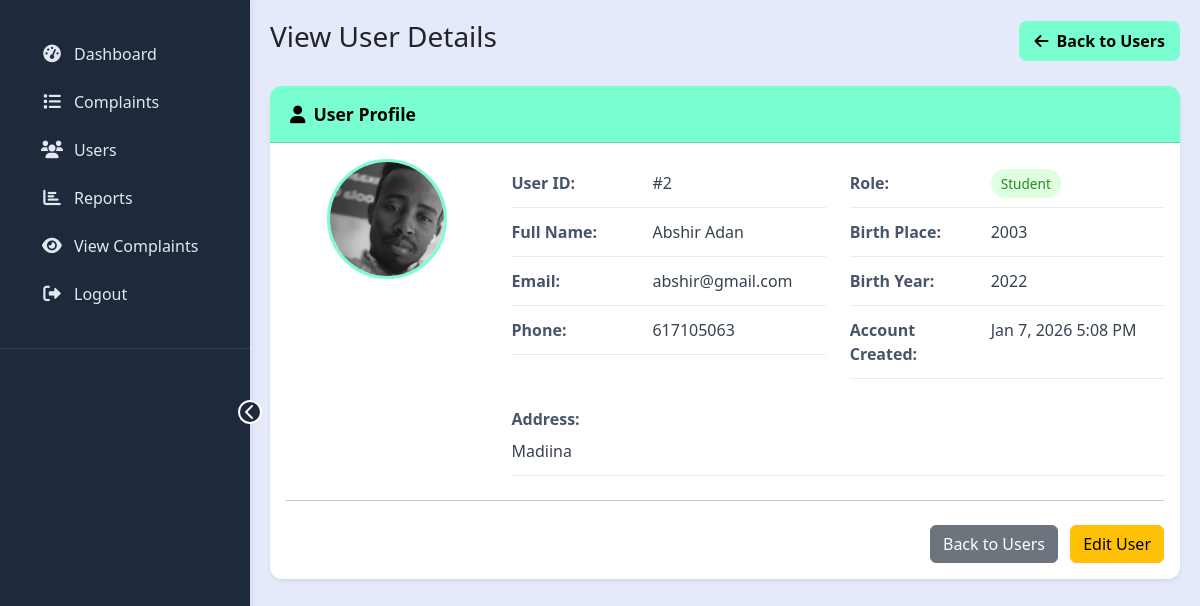
The page /admin/view_user.php?id=2 (signed in) on the database its author committed.
### tables this page shows
CREATE TABLE `users` (
  `id` int(11) NOT NULL,
  `fullname` varchar(150) NOT NULL,
  `email` varchar(100) NOT NULL,
  `phone` varchar(20) DEFAULT NULL,
  `address` varchar(255) DEFAULT NULL,
  `birth_place` varchar(100) DEFAULT NULL,
  `birth_year` year(4) DEFAULT NULL,
  `profile_image` varchar(255) DEFAULT 'default.png',
  `password` varchar(255) NOT NULL,
  `role` enum('admin','student') DEFAULT 'student',
  `status` enum('active','inactive') DEFAULT 'active',
  `created_at` timestamp NOT NULL DEFAULT current_timestamp()
);

### admin/view_user.php (the view, shortened to what this page needs)
<?php
include('../config/db.php');
$user_id = $_GET['id'] ?? null;
$sql = "SELECT id, fullname, email, phone, address, birth_place, birth_year, profile_image, role, created_at FROM users WHERE id = ?";
$stmt = mysqli_prepare($conn, $sql);
mysqli_stmt_bind_param($stmt, "i", $user_id);
mysqli_stmt_execute($stmt);
$result = mysqli_stmt_get_result($stmt);
$user = mysqli_fetch_assoc($result);
?>
<!DOCTYPE html>
<html lang="en">
<head>
    <link href="https://cdn.jsdelivr.net/npm/bootstrap@5.3.0/dist/css/bootstrap.min.css" rel="stylesheet">
    <link rel="stylesheet" href="https://cdnjs.cloudflare.com/ajax/libs/font-awesome/6.0.0/css/all.min.css">
</head>
<body>
    <?php include 'sidebar.php'; ?>
    <div class="main-content">
        <div class="d-flex justify-content-between align-items-center mb-4">
            <h1 class="h3">View User Details</h1>
            <a href="manage_users.php" class="btn btn-back">
                <i class="fas fa-arrow-left me-1"></i> Back to Users
            </a>
        </div>
        <div class="card user-details-card">
            <div class="card-header card-header-details">
                <i class="fas fa-user me-2"></i>User Profile
            </div>
            <div class="card-body">
                <div class="row">
                    <div class="col-md-3 text-center mb-4 mb-md-0">
                        <?php
                        $imagePath = !empty($user['profile_image']) && $user['profile_image'] != 'default.png' ?
                                    '../assets/uploads/' . htmlspecialchars($user['profile_image']) :
                                    'https://ui-avatars.com/api/?name=' . urlencode($user['fullname']) . '&background=0D8ABC&color=fff&size=128';
                        ?>
                        <img src="<?php echo $imagePath; ?>"
                             alt="Profile" class="profile-image img-fluid">
                    </div>
                    <div class="col-md-9">
                        <div class="row">
                            <div class="col-md-6">
                                <div class="detail-row">
                                    <div class="row">
                                        <div class="col-5"><span class="detail-label">User ID:</span></div>
                                        <div class="col-7"><span class="detail-value">#<?php echo $user['id']; ?></span></div>
                                    </div>
                                </div>
                                <div class="detail-row">
                                    <div class="row">
                                        <div class="col-5"><span class="detail-label">Full Name:</span></div>
                                        <div class="col-7"><span class="detail-value"><?php echo htmlspecialchars($user['fullname']); ?></span></div>
                                    </div>
                                </div>
                                <div class="detail-row">
                                    <div class="row">
                                        <div class="col-5"><span class="detail-label">Email:</span></div>
                                        <div class="col-7"><span class="detail-value"><?php echo htmlspecialchars($user['email']); ?></span></div>
                                    </div>
                                </div>
                                <div class="detail-row">
                                    <div class="row">
                                        <div class="col-5"><span class="detail-label">Phone:</span></div>
                                        <div class="col-7"><span class="detail-value"><?php echo !empty($user['phone']) ? htmlspecialchars($user['phone']) : 'N/A'; ?></span></div>
                                    </div>
                                </div>
                            </div>
                            <div class="col-md-6">
                                <div class="detail-row">
                                    <div class="row">
                                        <div class="col-5"><span class="detail-label">Role:</span></div>
                                        <div class="col-7">
                                            <span class="<?php echo $user['role'] === 'admin' ? 'role-admin' : 'role-student'; ?>">
                                                <?php echo ucfirst($user['role']); ?>
                                            </span>
                                        </div>
                                    </div>
                                </div>
                                <div class="detail-row">
                                    <div class="row">
                                        <div class="col-5"><span class="detail-label">Birth Place:</span></div>
                                        <div class="col-7"><span class="detail-value"><?php echo !empty($user['birth_place']) ? htmlspecialchars($user['birth_place']) : 'N/A'; ?></span></div>
                                    </div>
                                </div>
                                <div class="detail-row">
                                    <div class="row">
                                        <div class="col-5"><span class="detail-label">Birth Year:</span></div>
                                        <div class="col-7"><span class="detail-value"><?php echo !empty($user['birth_year']) ? htmlspecialchars($user['birth_year']) : 'N/A'; ?></span></div>
                                    </div>
                                </div>
                                <div class="detail-row">
                                    <div class="row">
                                        <div class="col-5"><span class="detail-label">Account Created:</span></div>
                                        <div class="col-7"><span class="detail-value"><?php echo !empty($user['created_at']) ? date('M j, Y g:i A', strtotime($user['created_at'])) : 'N/A'; ?></span></div>
                                    </div>
                                </div>
                            </div>
                        </div>
                        <div class="row mt-3">
                            <div class="col-12">
                                <div class="detail-row">
                                    <div class="detail-label mb-2">Address:</div>
                                    <div class="detail-value">
                                        <?php echo !empty($user['address']) ? htmlspecialchars($user['address']) : 'N/A'; ?>
                                    </div>
                                </div>
                            </div>
                        </div>
                    </div>
                </div>
                <hr class="my-4">
                <div class="row">
                    <div class="col-12 text-end">
                        <a href="manage_users.php" class="btn btn-secondary me-2">Back to Users</a>
                        <a href="edit_user.php?id=<?php echo $user['id']; ?>" class="btn btn-warning">Edit User</a>
                    </div>
                </div>
            </div>
        </div>
    </div>
</body>
</html>

### admin/sidebar.php (shortened to what this page needs)
<div class="sidebar">
    <div class="sidebar-header">
        <div class="sidebar-menu">
            <a href="dashboard.php" class="sidebar-menu-item <?php echo strpos($_SERVER['REQUEST_URI'], 'dashboard.php') ? 'active' : ''; ?>">
                <i class="fas fa-tachometer-alt"></i>
                <span>Dashboard</span>
            </a>
            <a href="manage_complaints.php" class="sidebar-menu-item <?php echo strpos($_SERVER['REQUEST_URI'], 'manage_complaints.php') ? 'active' : ''; ?>">
                <i class="fas fa-list"></i>
                <span>Complaints</span>
            </a>
            <a href="manage_users.php" class="sidebar-menu-item <?php echo strpos($_SERVER['REQUEST_URI'], 'manage_users.php') ? 'active' : ''; ?>">
                <i class="fas fa-users"></i>
                <span>Users</span>
            </a>
            <a href="reports.php" class="sidebar-menu-item <?php echo strpos($_SERVER['REQUEST_URI'], 'reports.php') ? 'active' : ''; ?>">
                <i class="fas fa-chart-bar"></i>
                <span>Reports</span>
            </a>
            <a href="view_complaints.php" class="sidebar-menu-item <?php echo strpos($_SERVER['REQUEST_URI'], 'view_complaints.php') ? 'active' : ''; ?>">
                <i class="fas fa-eye"></i>
                <span>View Complaints</span>
            </a>
            <a href="../auth/logout.php" class="sidebar-menu-item">
                <i class="fas fa-sign-out-alt"></i>
                <span>Logout</span>
            </a>
        </div>
    </div>
    <div class="sidebar-toggle" id="sidebarToggle">
        <i class="fas fa-chevron-left"></i>
    </div>
</div>

### admin/view_user.php (style rules this page uses)
:root { --primary-accent: #78FECF; --background-base: #E5EAFA; --success-text: #093824; --secondary: #C6CCB2; --error-state: #BF4E30; }
body { background-color: var(--background-base); overflow-x: hidden; }
.sidebar { width: 250px; height: 100vh; position: fixed; top: 0; left: 0; background: #1e293b; color: white; transition: all 0.3s; z-index: 100; box-shadow: 0 0 10px rgba(0,0,0,0.1); }
.sidebar-header { padding: 20px; border-bottom: 1px solid #374151; }
.sidebar-menu { padding: 10px 0; }
.sidebar-menu-item { padding: 12px 20px; color: #e2e8f0; text-decoration: none; display: flex; align-items: center; transition: all 0.2s; }
.sidebar-menu-item i { margin-right: 10px; font-size: 1.1rem; width: 24px; text-align: center; }
.sidebar-menu-item span { transition: opacity 0.3s; }
.sidebar-toggle { position: absolute; right: -12px; top: 50%; background: #1e293b; border: 2px solid white; border-radius: 50%; width: 24px; height: 24px; display: flex; align-items: center; justify-content: center; cursor: pointer; z-index: 101; }
.main-content { margin-left: 250px; padding: 20px; transition: all 0.3s; }
.user-details-card { border: none; box-shadow: 0 0.125rem 0.25rem rgba(0, 0, 0, 0.075); border-radius: 12px; overflow: hidden; }
.card-header-details { background: var(--primary-accent); color: #000; padding: 15px 20px; font-weight: 600; font-size: 1.1rem; }
.detail-row { border-bottom: 1px solid #e9ecef; padding: 12px 0; }
.detail-label { font-weight: 600; color: #475569; }
.detail-value { color: #374151; }
.role-student { background-color: #E0FFE0; color: #228B22; padding: 5px 10px; border-radius: 20px; font-size: 0.85rem; font-weight: 500; }
.btn-back { background: var(--primary-accent); border: none; color: #000; font-weight: 600; padding: 8px 15px; border-radius: 8px; }
.profile-image { width: 120px; height: 120px; border-radius: 50%; object-fit: cover; border: 3px solid var(--primary-accent); }

### rows shown on the page
users: profile_image (picture), id "2", fullname "Abshir Adan", email "abshir@gmail.com", phone "617105063", role "Student", birth_place "2003", birth_year "2022", created_at "Jan 7, 2026 5:08 PM", address "Madiina"
